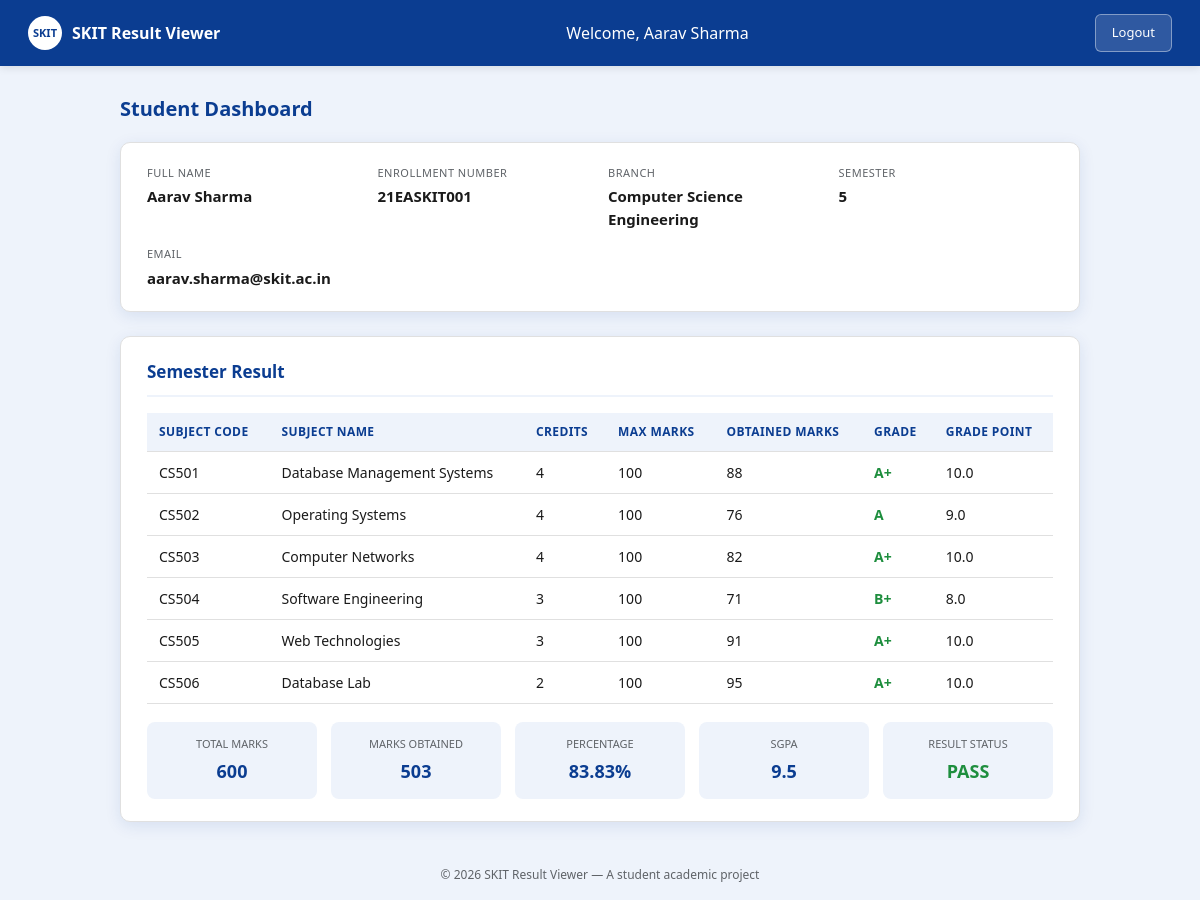
Page /dashboard.php (signed in) on the committed database.
### tables this page shows
CREATE TABLE IF NOT EXISTS students (
    id INT AUTO_INCREMENT PRIMARY KEY,
    enrollment_no VARCHAR(20) NOT NULL UNIQUE,
    name VARCHAR(100) NOT NULL,
    email VARCHAR(100) NOT NULL,
    branch VARCHAR(100) NOT NULL,
    semester INT NOT NULL,
    password VARCHAR(255) NOT NULL,    
    created_at TIMESTAMP DEFAULT CURRENT_TIMESTAMP
);

CREATE TABLE IF NOT EXISTS results (
    id INT AUTO_INCREMENT PRIMARY KEY,
    enrollment_no VARCHAR(20) NOT NULL,
    subject_code VARCHAR(20) NOT NULL,
    subject_name VARCHAR(150) NOT NULL,
    credits INT NOT NULL,
    max_marks INT NOT NULL,
    obtained_marks INT NOT NULL,
    grade VARCHAR(5) NOT NULL,
    grade_point DECIMAL(3,1) NOT NULL,
    semester INT NOT NULL,
     
     
     
    FOREIGN KEY (enrollment_no) REFERENCES students(enrollment_no)
        ON DELETE CASCADE ON UPDATE CASCADE
);

### dashboard.php (the view, shortened to what this page needs)
<?php
require "db.php";
$enrollment_no = $_SESSION["enrollment_no"];
$sql = "SELECT name, enrollment_no, email, branch, semester
        FROM students WHERE enrollment_no = ?";
$stmt = $conn->prepare($sql);
$stmt->bind_param("s", $enrollment_no);
$stmt->execute();
$studentResult = $stmt->get_result();
$student = $studentResult->fetch_assoc();
$sql = "SELECT subject_code, subject_name, credits, max_marks,
               obtained_marks, grade, grade_point
        FROM results
        WHERE enrollment_no = ?
        ORDER BY subject_code ASC";
$stmt = $conn->prepare($sql);
$stmt->bind_param("s", $enrollment_no);
$stmt->execute();
$resultsData = $stmt->get_result();
$subjects = [];
while ($row = $resultsData->fetch_assoc()) {
    $subjects[] = $row;
}
$totalMaxMarks = 0;
$totalObtainedMarks = 0;
$totalCredits = 0;
$totalCreditPoints = 0;
$hasFailedSubject = false;
foreach ($subjects as $subject) {
    $totalMaxMarks      += $subject["max_marks"];
    $totalObtainedMarks += $subject["obtained_marks"];
    $totalCredits       += $subject["credits"];
    $totalCreditPoints  += ($subject["credits"] * $subject["grade_point"]);
}
$percentage = $totalMaxMarks > 0
    ? round(($totalObtainedMarks / $totalMaxMarks) * 100, 2)
    : 0;
$sgpa = $totalCredits > 0
    ? round($totalCreditPoints / $totalCredits, 2)
    : 0;
$resultStatus = $hasFailedSubject ? "FAIL" : "PASS";
?>
<!DOCTYPE html>
<html lang="en">
<head>
<link rel="stylesheet" href="style.css">
</head>
<body>
<nav class="navbar">
  <div class="brand">
    <div class="logo-mini">SKIT</div>
    <span>SKIT Result Viewer</span>
  </div>
  <span>Welcome, <?php echo htmlspecialchars($student["name"]); ?></span>
  <a href="logout.php" id="logoutBtn" class="btn-logout">Logout</a>
</nav>
<div class="dashboard-container">
  <h1 class="welcome-heading">Student Dashboard</h1>
  <div class="profile-card">
    <div class="profile-item">
      <div class="label">Full Name</div>
      <div class="value"><?php echo htmlspecialchars($student["name"]); ?></div>
    </div>
    <div class="profile-item">
      <div class="label">Enrollment Number</div>
      <div class="value"><?php echo htmlspecialchars($student["enrollment_no"]); ?></div>
    </div>
    <div class="profile-item">
      <div class="label">Branch</div>
      <div class="value"><?php echo htmlspecialchars($student["branch"]); ?></div>
    </div>
    <div class="profile-item">
      <div class="label">Semester</div>
      <div class="value"><?php echo htmlspecialchars($student["semester"]); ?></div>
    </div>
    <div class="profile-item">
      <div class="label">Email</div>
      <div class="value"><?php echo htmlspecialchars($student["email"]); ?></div>
    </div>
  </div>
  <div class="result-card">
    <h2>Semester Result</h2>
    <?php if (count($subjects) === 0): ?>
      <p>No result data has been published yet.</p>
    <?php else: ?>
      <table class="result-table">
        <thead>
          <tr>
            <th>Subject Code</th>
            <th>Subject Name</th>
            <th>Credits</th>
            <th>Max Marks</th>
            <th>Obtained Marks</th>
            <th>Grade</th>
            <th>Grade Point</th>
          </tr>
        </thead>
        <tbody>
          <?php foreach ($subjects as $subject): ?>
            <tr>
              <td><?php echo htmlspecialchars($subject["subject_code"]); ?></td>
              <td><?php echo htmlspecialchars($subject["subject_name"]); ?></td>
              <td><?php echo htmlspecialchars($subject["credits"]); ?></td>
              <td><?php echo htmlspecialchars($subject["max_marks"]); ?></td>
              <td><?php echo htmlspecialchars($subject["obtained_marks"]); ?></td>
              <td class="<?php echo $subject["grade"] === "F" ? "grade-fail" : "grade-pass"; ?>">
                <?php echo htmlspecialchars($subject["grade"]); ?>
              </td>
              <td><?php echo htmlspecialchars($subject["grade_point"]); ?></td>
            </tr>
          <?php endforeach; ?>
        </tbody>
      </table>
      <div class="summary-strip">
        <div class="summary-box">
          <div class="label">Total Marks</div>
          <div class="value"><?php echo $totalMaxMarks; ?></div>
        </div>
        <div class="summary-box">
          <div class="label">Marks Obtained</div>
          <div class="value"><?php echo $totalObtainedMarks; ?></div>
        </div>
        <div class="summary-box">
          <div class="label">Percentage</div>
          <div class="value"><?php echo $percentage; ?>%</div>
        </div>
        <div class="summary-box">
          <div class="label">SGPA</div>
          <div class="value"><?php echo $sgpa; ?></div>
        </div>
        <div class="summary-box">
          <div class="label">Result Status</div>
          <div class="value <?php echo $resultStatus === "PASS" ? "status-pass" : "status-fail"; ?>">
            <?php echo $resultStatus; ?>
          </div>
        </div>
      </div>
    <?php endif; ?>
  </div>
</div>
<footer class="login-footer">
  &copy; 2026 SKIT Result Viewer &mdash; A student academic project
</footer>
</body>
</html>

### style.css (style rules this page uses)
:root { --primary-blue: #0b3d91; --dark-blue: #072a66; --accent-blue: #1565c0; --light-blue-bg: #eef3fb; --success-green: #1e8e3e; --error-red: #c62828; --text-dark: #1a1a1a; --text-gray: #5f6368; --border-color: #e0e0e0; --white: #ffffff; --radius: 10px; --shadow: 0 4px 16px rgba(11, 61, 145, 0.1); }
* { margin: 0; padding: 0; box-sizing: border-box; }
body { font-family: "Segoe UI", Arial, sans-serif; background-color: var(--light-blue-bg); color: var(--text-dark); line-height: 1.5; }
a { text-decoration: none; color: inherit; }
.login-footer { text-align: center; font-size: 12px; color: var(--text-gray); padding: 16px; }
.navbar { background: var(--primary-blue); color: var(--white); padding: 14px 28px; display: flex; align-items: center; justify-content: space-between; box-shadow: 0 2px 8px rgba(0,0,0,0.1); }
.navbar .brand { display: flex; align-items: center; gap: 10px; font-weight: 700; font-size: 16px; }
.navbar .brand .logo-mini { width: 34px; height: 34px; background: var(--white); color: var(--primary-blue); border-radius: 50%; display: flex; align-items: center; justify-content: center; font-size: 11px; font-weight: 800; }
.btn-logout { background: rgba(255,255,255,0.15); color: var(--white); border: 1px solid rgba(255,255,255,0.4); padding: 8px 16px; border-radius: 6px; font-size: 13px; cursor: pointer; transition: background 0.2s ease; }
.dashboard-container { max-width: 1000px; margin: 28px auto; padding: 0 20px; }
.welcome-heading { font-size: 20px; color: var(--primary-blue); margin-bottom: 18px; }
.profile-card { background: var(--white); border-radius: var(--radius); box-shadow: var(--shadow); border: 1px solid var(--border-color); padding: 22px 26px; margin-bottom: 24px; display: grid; grid-template-columns: repeat(auto-fit, minmax(180px, 1fr)); gap: 16px; }
.profile-item .label { font-size: 11px; text-transform: uppercase; letter-spacing: 0.5px; color: var(--text-gray); margin-bottom: 4px; }
.profile-item .value { font-size: 15px; font-weight: 600; color: var(--text-dark); }
.result-card { background: var(--white); border-radius: var(--radius); box-shadow: var(--shadow); border: 1px solid var(--border-color); padding: 22px 26px; margin-bottom: 24px; }
.result-card h2 { color: var(--primary-blue); font-size: 17px; margin-bottom: 16px; border-bottom: 2px solid var(--light-blue-bg); padding-bottom: 10px; }
.result-table { width: 100%; border-collapse: collapse; font-size: 14px; }
.result-table th, .result-table td { padding: 10px 12px; text-align: left; border-bottom: 1px solid var(--border-color); }
.result-table th { background: var(--light-blue-bg); color: var(--primary-blue); font-size: 12px; text-transform: uppercase; letter-spacing: 0.4px; }
.grade-pass { color: var(--success-green); font-weight: 700; }
.summary-strip { margin-top: 18px; display: grid; grid-template-columns: repeat(auto-fit, minmax(140px, 1fr)); gap: 14px; }
.summary-box { background: var(--light-blue-bg); border-radius: 8px; padding: 14px; text-align: center; }
.summary-box .label { font-size: 11px; color: var(--text-gray); text-transform: uppercase; margin-bottom: 6px; }
.summary-box .value { font-size: 18px; font-weight: 700; color: var(--primary-blue); }
.status-pass { color: var(--success-green) !important; }

### rows in the picture
students: name "Aarav Sharma", enrollment_no "21EASKIT001", branch "Computer Science Engineering", semester "5", email "aarav.sharma@skit.ac.in"
results: subject_code "CS501", subject_name "Database Management Systems", credits "4", max_marks "100", obtained_marks "88", grade "A+", grade_point "10.0"
results: subject_code "CS502", subject_name "Operating Systems", credits "4", max_marks "100", obtained_marks "76", grade "A", grade_point "9.0"
results: subject_code "CS503", subject_name "Computer Networks", credits "4", max_marks "100", obtained_marks "82", grade "A+", grade_point "10.0"
results: subject_code "CS504", subject_name "Software Engineering", credits "3", max_marks "100", obtained_marks "71", grade "B+", grade_point "8.0"
results: subject_code "CS505", subject_name "Web Technologies", credits "3", max_marks "100", obtained_marks "91", grade "A+", grade_point "10.0"
results: subject_code "CS506", subject_name "Database Lab", credits "2", max_marks "100", obtained_marks "95", grade "A+", grade_point "10.0"

### other values in the picture
$totalMaxMarks "600"
$totalObtainedMarks "503"
$percentage "83.83"
$sgpa "9.5"
$resultStatus "PASS"
